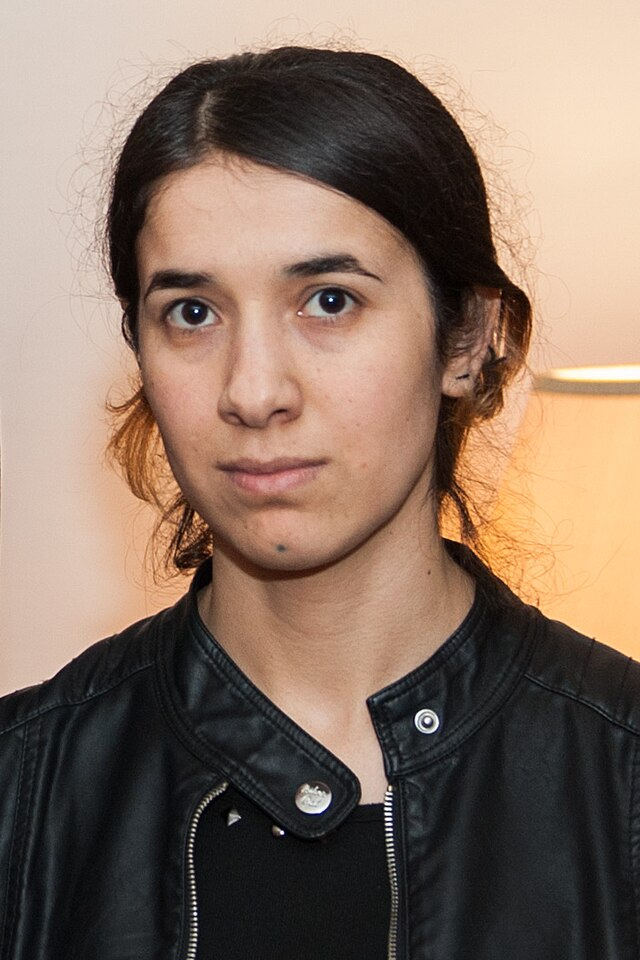
#> input picture Open_CV/Resources/Nadia_Murad.jpg, 640 x 960 px
$ jupyter execute face_eyes_detect.ipynb   (shell and % lines are left out)
#> lines starting #> are read from the running program, lines starting #| are printed output that depends on the picture; after the words box and inside, x2 and y2 are one past the last pixel; in counts of white or black regions, pixels touching at a corner belong together; pictures that were not available may be replaced by others from this repository, and a replacement may not be noted
[cell 1]
import numpy as np
import cv2
import matplotlib.pyplot as plt

nadia = cv2.imread('Resources/Nadia_Murad.jpg', 0)
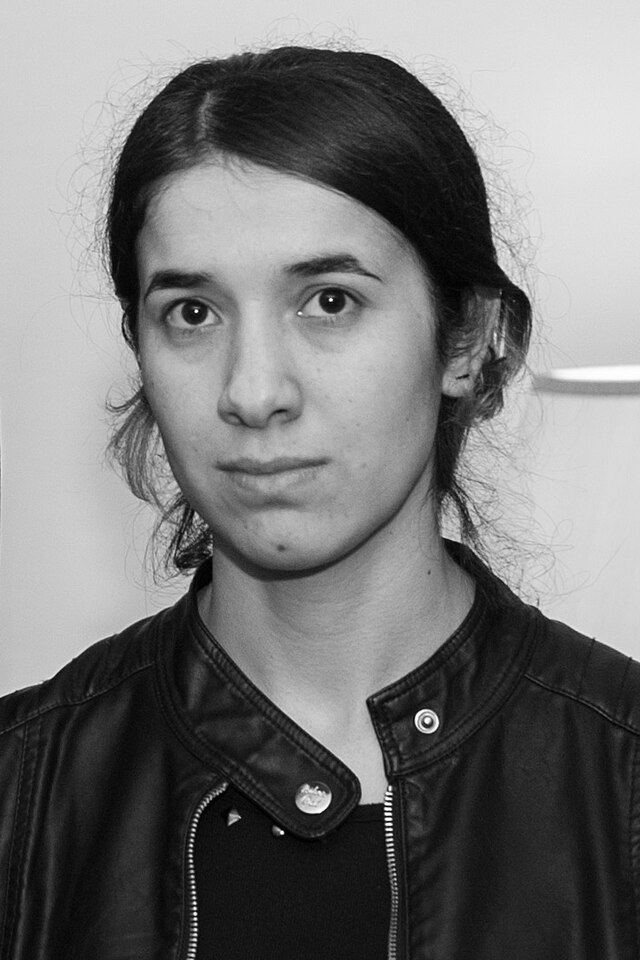
#> nadia: shape (960, 640); min 0, max 255, mean 118.9
plt.imshow(nadia, cmap='gray')

face_cascade = cv2.CascadeClassifier('Resources/haarcascades/haarcascade_frontalface_default.xml')
eye_cascade = cv2.CascadeClassifier('Resources/haarcascades/haarcascade_eye.xml')

def detect_face_eyes(img):
    face_img = img.copy()
    face_rects = face_cascade.detectMultiScale(face_img, scaleFactor=1.2, minNeighbors=5)
#> face_rects = [[78, 163, 377, 377]]

    for (x, y, w, h) in face_rects:
        cv2.rectangle(face_img, (x, y), (x+w, y+h), (255, 255, 255), 10)
        roi_face = face_img[y:y+h, x:x+w]
        eyes = eye_cascade.detectMultiScale(roi_face)

        for (ex, ey, ew, eh) in eyes:
            cv2.rectangle(face_img[y:y+h, x:x+w], (ex, ey), (ex+ew, ey+eh), (0, 0, 255), 5)
#> this loop made 1 pass
#> pass 1, in detect_face_eyes, `roi_face = face_img[y:y+h, x:x+w]`:
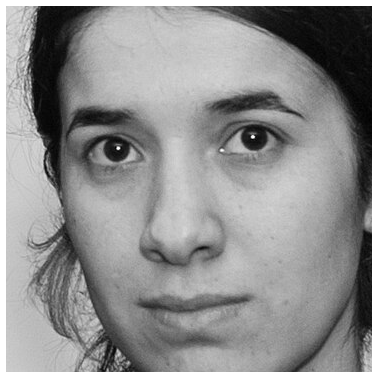
#> roi_face: shape (377, 377); min 0, max 255, mean 144.2
#> after the loop:
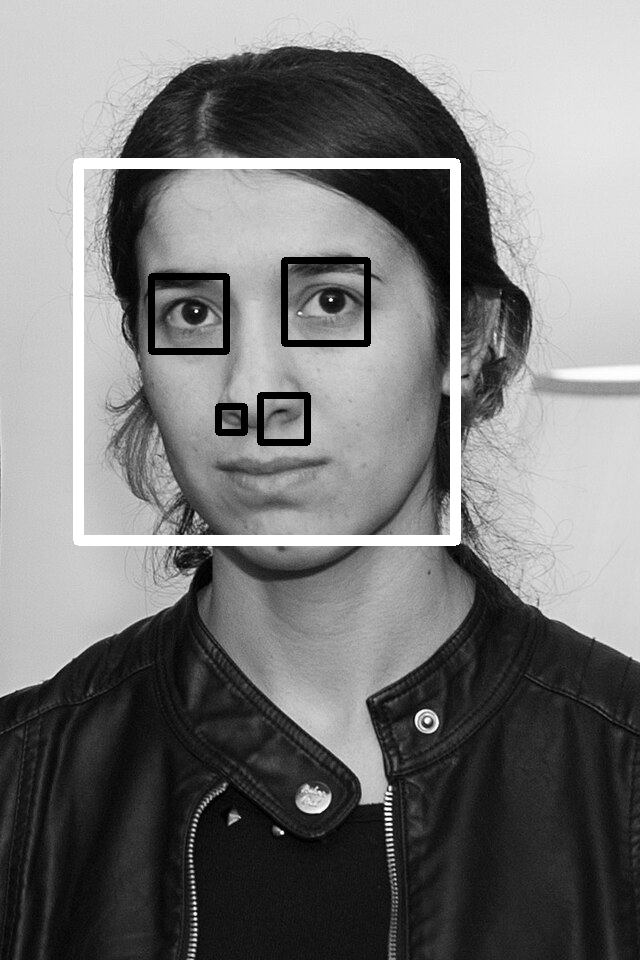
#> face_img: shape (960, 640); 3.73% of pixels changed, all inside (x1, y1, x2, y2) = (73, 158, 461, 546)
#> after the loop:
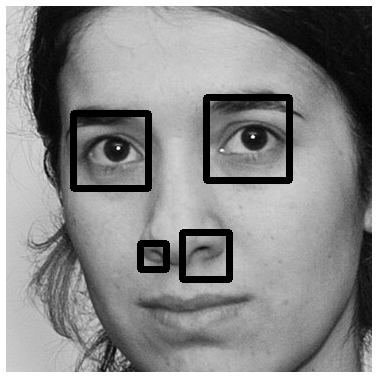
#> roi_face: shape (377, 377); 4.49% of pixels changed, all inside (x1, y1, x2, y2) = (70, 94, 293, 283)

    return face_img

result = detect_face_eyes(nadia)
plt.imshow(result, cmap='gray')

[cell 2]
cap = cv2.VideoCapture(0)
while True:
    ret,frame = cap.read()
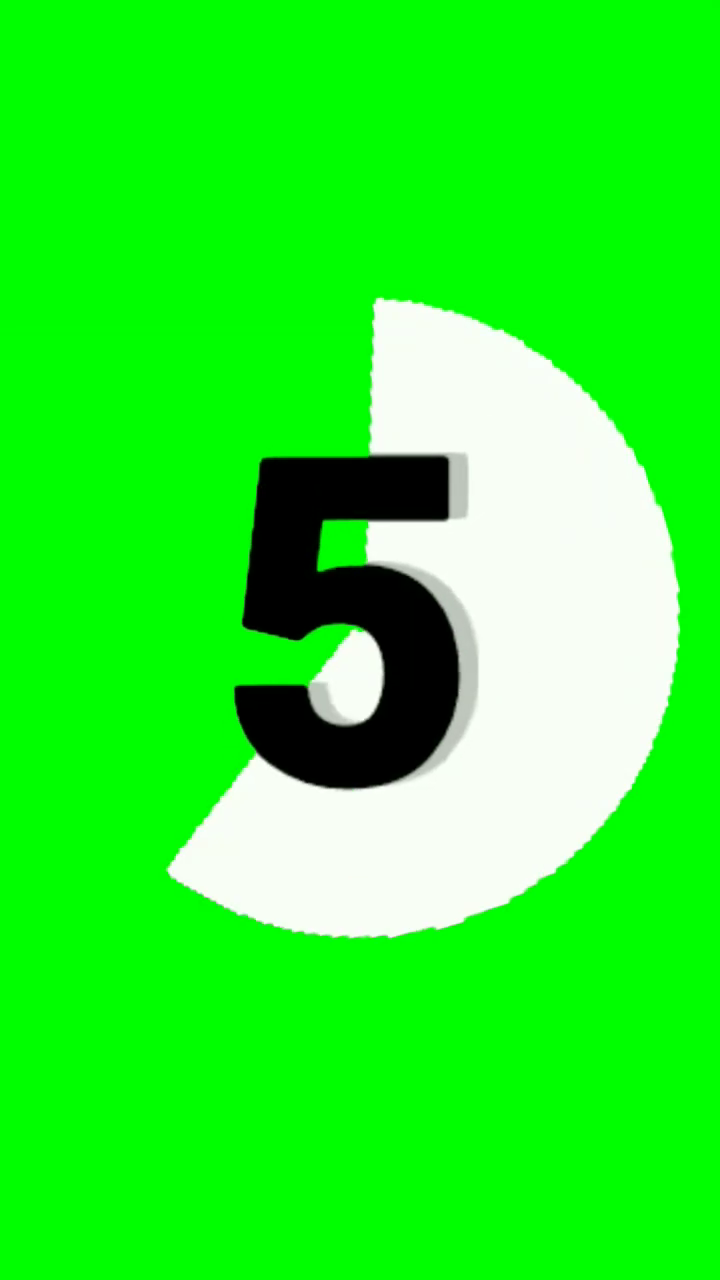
#> input picture frame 14 of Open_CV/Resources/Timer.mp4, 720 x 1280 px, given in place of the camera
#> frame is the input picture: shape (1280, 720, 3); mean B, G, R 43.1, 241.1, 43.6
    cv2.imshow('Video Face Detect',frame)

    k= cv2.waitKey(1)
#> (key q is pressed here)
    if k == 27:
        break

cap.release()
cv2.destroyAllWindows()

[cell 3]
# face detection
import cv2

face_cascade = cv2.CascadeClassifier('Resources/haarcascades/haarcascade_frontalface_default.xml')

cap = cv2.VideoCapture('Resources/SETUP.mp4')

while True:
    ret, frame = cap.read()

    if not ret:
        break

    gray = cv2.cvtColor(frame, cv2.COLOR_BGR2GRAY)  # Convert frame to grayscale
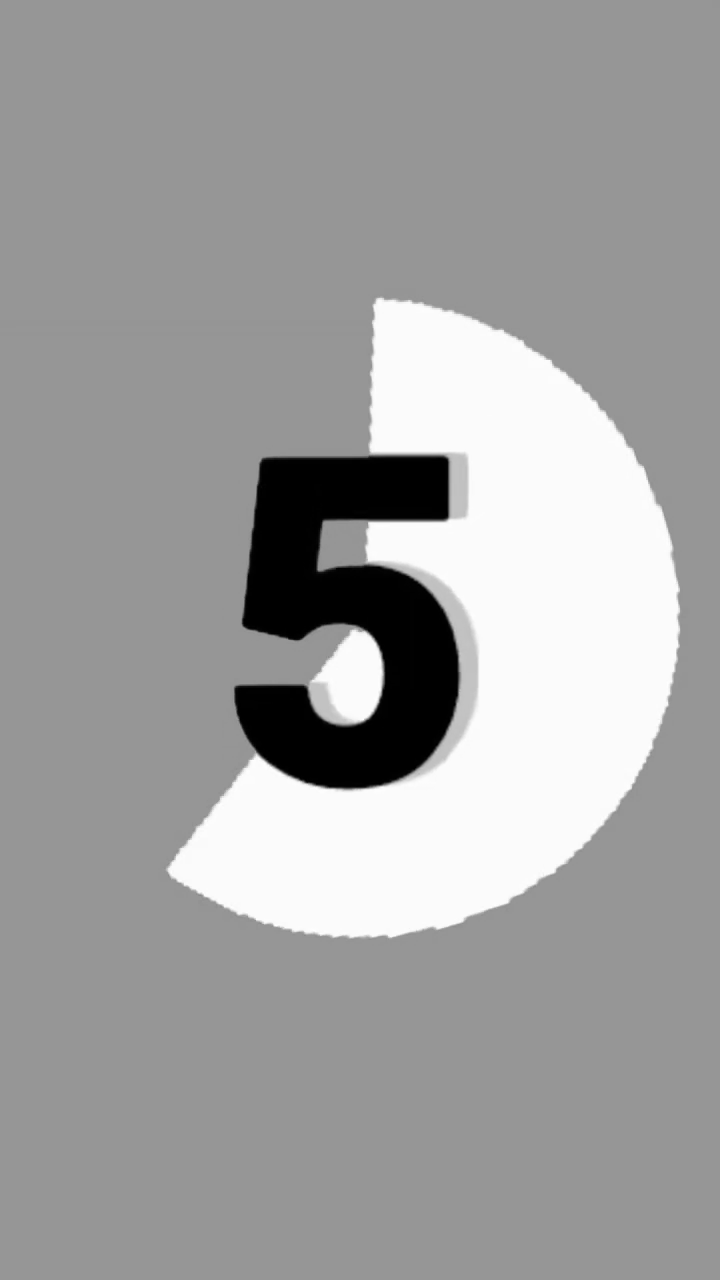
#> gray: shape (1280, 720); min 0, max 255, mean 159.7

    faces = face_cascade.detectMultiScale(gray, scaleFactor=1.1, minNeighbors=5, minSize=(30, 30))
#> faces = ()

    for (x, y, w, h) in faces:
        cv2.rectangle(frame, (x, y), (x+w, y+h), (255, 0, 0), 2)  # Draw a blue rectangle around each detected face
#> this loop made 0 passes

    cv2.imshow('Video Face Detect', frame)

    k = cv2.waitKey(1)
#> (key q is pressed here)
    if k == 27:
        break

cap.release()
cv2.destroyAllWindows()

[cell 4]
import cv2

face_cascade = cv2.CascadeClassifier('Resources/haarcascades/haarcascade_frontalface_default.xml')
eye_cascade = cv2.CascadeClassifier('Resources/haarcascades/haarcascade_eye.xml')

cap = cv2.VideoCapture(0)

while True:
    ret, frame = cap.read()

    if not ret:
        break

    gray = cv2.cvtColor(frame, cv2.COLOR_BGR2GRAY)  # Convert frame to grayscale

    faces = face_cascade.detectMultiScale(gray, scaleFactor=1.1, minNeighbors=5, minSize=(30, 30))

    for (x, y, w, h) in faces:
        cv2.rectangle(frame, (x, y), (x+w, y+h), (255, 0, 0), 2)  # Draw a blue rectangle around each detected face

        roi_gray = gray[y:y+h, x:x+w]
        roi_color = frame[y:y+h, x:x+w]
